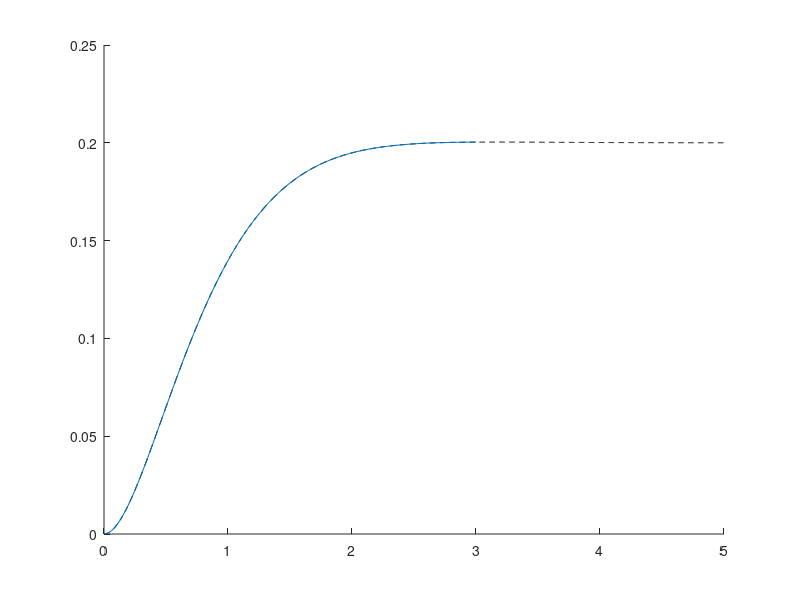

Here is the MATLAB script that generated this plot:
clear, clc, close all 
t = linspace(0, 5, 1000);
sys = tf([1],[1 4 5]);
resp_analytical = 1/5 - 1/5*exp(-2*t).*cos(t) - 2/5*exp(-2*t).*sin(t);
[mlstep, ts]  = step(sys);
hold on
plot(t,resp_analytical,'k--')
plot(ts,mlstep)
